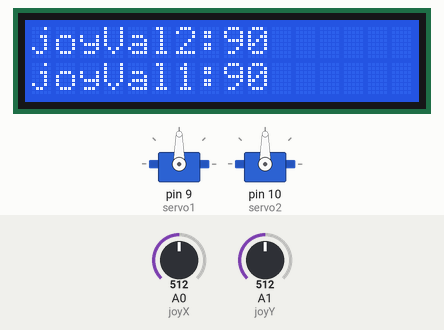
This sketch was run on a simulated Arduino Uno, built with avr-gcc and run on an emulated ATmega328P. On the bench: 2 × servo, 16×2 character LCD. The inputs (shaded band) are chosen by the test bench; at power-on: A0 (joyX) = 512, A1 (joyY) = 512.

Above: at 1.2 s.
1.3 s: A0 (joyX) set to 716
At 2.5 s:
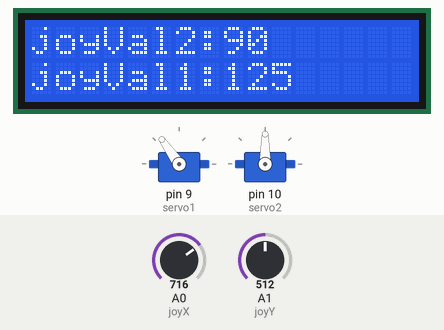
2.8 s: A1 (joyY) set to 716
At 3.6 s:
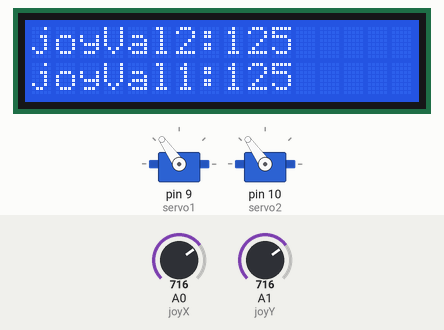
5.8 s: A0 (joyX) set to 900
At 6.7 s:
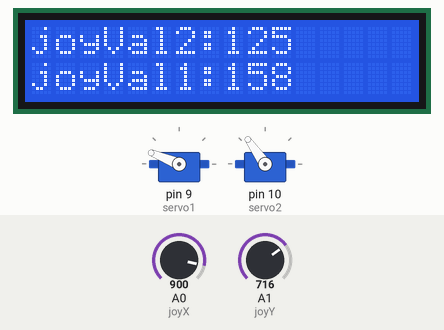
7.3 s: A1 (joyY) set to 62
At 7.8 s:
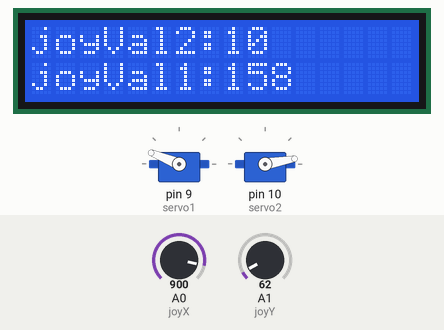
8.8 s: A1 (joyY) set to 53
At 9.8 s:
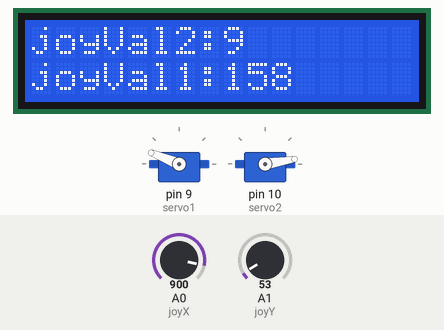
10.3 s: A1 (joyY) set to 561
At 10.6 s:
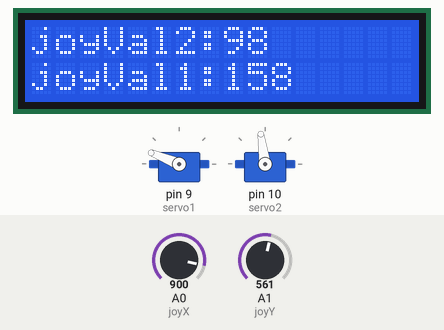
11.8 s: A1 (joyY) set to 580
Timing chart, 0 to 14.8 s (numbered marks = the images above; inputs shaded):
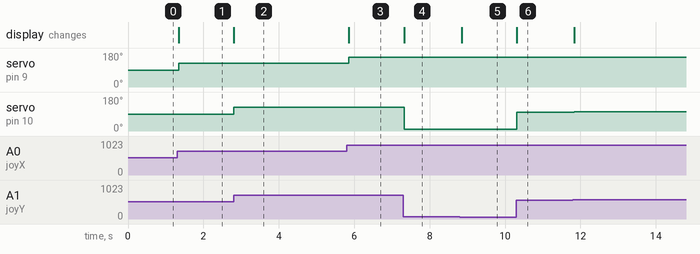

The sketch:

brat_de_robot.ino
```cpp
//add the aervo library
#include <Servo.h>
#include <LiquidCrystal.h>
LiquidCrystal lcd(7, 6, 5, 4, 3, 2);

//define our servos
Servo servo1;
Servo servo2;

//define joystick pin (Analog)
int joyX = 0;
int joyY = 1;

//variable to read the values from the analog pins
int joyVal1;
int joyVal2;

void setup()
{ //attaches our servos on pins PWM 3-5
  servo1.attach(9);
  servo2.attach(10);
  lcd.begin(16, 2);
}

void loop()
{
  lcd.clear();
  //read the value of joystick (between 0-1023)
  joyVal1 = analogRead(joyX);
  joyVal1 = map (joyVal1, 0, 1023, 0, 180); //servo value between 0-180
  servo1.write(joyVal1); //set the servo position according to the joystick value


  joyVal2 = analogRead(joyY);
  joyVal2 = map (joyVal2, 0, 1023, 0, 180);
  servo2.write(joyVal2);
  //delay(55);
  lcd.setCursor(0, 0);
  lcd.print("joyVal2:");
  lcd.print(joyVal2);
  //lcd.clear();
  // delay(55);
  lcd.setCursor(0, 1);
  lcd.print("joyVal1:");
  lcd.print(joyVal1);
  delay(55);

  //  lcd.setCursor(0, 1);
  //  lcd.print("fortnite");
}
```

Measured:
- after the input at 1.3 s, servo on pin 9 (servo1): 90° → 125° at once; the display: changes at once (image 1)
- after the input at 2.8 s, servo on pin 10 (servo2): 90° → 125° at once; the display: changes at once (image 2)
- after the input at 5.8 s, servo on pin 9 (servo1): 125° → 158° after 0.06 s; the display: changes after 0.06 s (image 3)
- after the input at 7.3 s, servo on pin 10 (servo2): 125° → 10° at once; the display: changes at once (image 4)
- after the input at 8.8 s, servo on pin 10 (servo2): 10° → 9° after 0.05 s; the display: changes after 0.05 s (image 5)
- after the input at 10.3 s, servo on pin 10 (servo2): 9° → 98° at once; the display: changes at once (image 6)
- after the input at 11.8 s, servo on pin 10 (servo2): 98° → 102° at once
